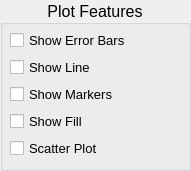
   <widget class="QGroupBox" name="groupBox">
    <property name="geometry">
     <rect>
      <x>570</x>
      <y>120</y>
      <width>191</width>
      <height>171</height>
     </rect>
    </property>
    <property name="font">
     <font>
      <family>Arial</family>
      <pointsize>12</pointsize>
      <weight>50</weight>
      <bold>false</bold>
     </font>
    </property>
    <property name="title">
     <string>Plot Features</string>
    </property>
    <property name="alignment">
     <set>Qt::AlignCenter</set>
    </property>
    <widget class="QWidget" name="verticalLayoutWidget">
     <property name="geometry">
      <rect>
       <x>10</x>
       <y>30</y>
       <width>171</width>
       <height>131</height>
      </rect>
     </property>
     <property name="font">
      <font>
       <family>Arial</family>
       <pointsize>12</pointsize>
       <weight>50</weight>
       <bold>false</bold>
      </font>
     </property>
     <layout class="QVBoxLayout" name="verticalLayout">
      <item>
       <widget class="QCheckBox" name="chbEB">
        <property name="font">
         <font>
          <family>Arial</family>
          <pointsize>10</pointsize>
          <weight>50</weight>
          <bold>false</bold>
         </font>
        </property>
        <property name="text">
         <string>Show Error Bars</string>
        </property>
       </widget>
      </item>
      <item>
       <widget class="QCheckBox" name="chbL">
        <property name="font">
         <font>
          <family>Arial</family>
          <pointsize>10</pointsize>
          <weight>50</weight>
          <bold>false</bold>
         </font>
        </property>
        <property name="text">
         <string>Show Line</string>
        </property>
       </widget>
      </item>
      <item>
       <widget class="QCheckBox" name="chbM">
        <property name="font">
         <font>
          <family>Arial</family>
          <pointsize>10</pointsize>
          <weight>50</weight>
          <bold>false</bold>
         </font>
        </property>
        <property name="text">
         <string>Show Markers</string>
        </property>
       </widget>
      </item>
      <item>
       <widget class="QCheckBox" name="chbF">
        <property name="font">
         <font>
          <family>Arial</family>
          <pointsize>10</pointsize>
          <weight>50</weight>
          <bold>false</bold>
         </font>
        </property>
        <property name="text">
         <string>Show Fill</string>
        </property>
       </widget>
      </item>
      <item>
       <widget class="QCheckBox" name="chbS">
        <property name="font">
         <font>
          <family>Arial</family>
          <pointsize>10</pointsize>
          <weight>50</weight>
          <bold>false</bold>
         </font>
        </property>
        <property name="text">
         <string>Scatter Plot</string>
        </property>
       </widget>
      </item>
     </layout>
    </widget>
   </widget>
